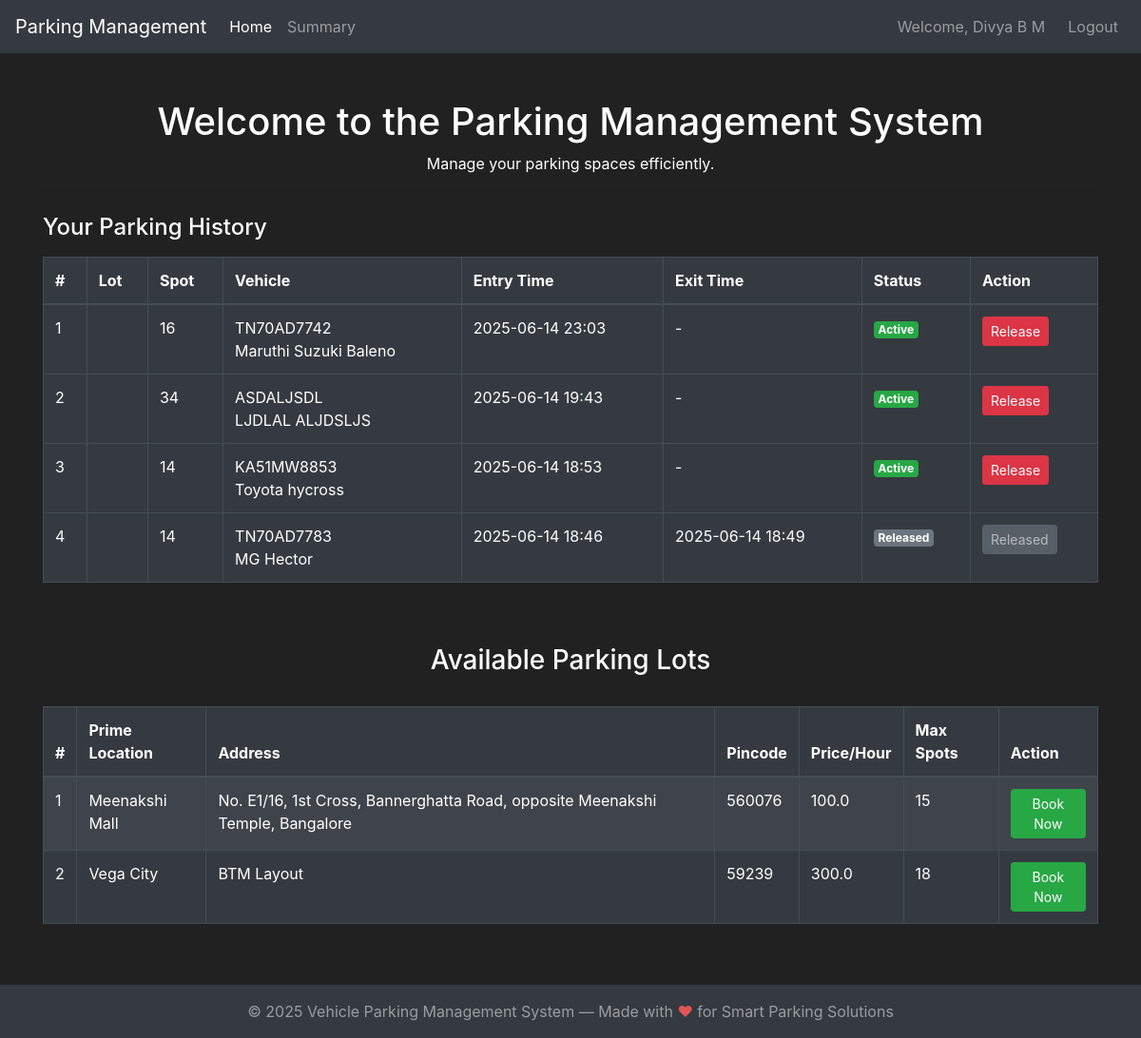
Page / (signed in) on the committed database.
### parkingManagement/modals.py (models this page shows, shortened)
class User(db.Model, UserMixin):
    id = db.Column(db.Integer(), primary_key=True)
    username = db.Column(db.String(length=30), nullable=False, unique=True)
    password_hash = db.Column(db.String(length=128), nullable=False)
    emailId = db.Column(db.String(length=50), nullable=False, unique=True)
    name = db.Column(db.String(length=50), nullable=False)
    address = db.Column(db.String(length=100), nullable=False)
    pincode = db.Column(db.String(length=10), nullable=False)
    @property
    def password(self):
        raise AttributeError('Password is not a readable attribute.')

class Booking(db.Model):
    id = db.Column(db.Integer(), primary_key=True)
    spot_id = db.Column(db.Integer(), db.ForeignKey('parking_spot.id'), nullable=False)
    user_id = db.Column(db.Integer(), db.ForeignKey('user.id'), nullable=False)
    entry_time = db.Column(db.DateTime(), nullable=False)
    exit_time = db.Column(db.DateTime(), nullable=True)
    vehicle_number = db.Column(db.String(length=20), nullable=False)
    vehicle_brand = db.Column(db.String(length=30), nullable=False)
    vehicle_model = db.Column(db.String(length=30), nullable=False)
    cost = db.Column(db.Float(), nullable=False)

class ParkingLot(db.Model):
    id = db.Column(db.Integer(), primary_key=True)
    prime_location = db.Column(db.String(length=100), nullable=False)
    address = db.Column(db.String(length=100), nullable=False)
    pincode = db.Column(db.String(length=10), nullable=False)
    price_per_hour = db.Column(db.Float(), nullable=False)
    max_spots = db.Column(db.Integer(), nullable=False)
    revenue_per_lot = db.Column(db.Float(), nullable=False)

### parkingManagement/controllers.py (the view)
@app.route('/')
def home_page():
    if not current_user.is_authenticated:
        return render_template('public_home.html', active_page='home')
    parking_lots = ParkingLot.query.all()
    booking_form = BookingForm()
    user_history = []
    allocated_spot = session.pop('allocated_spot', None)
    allocated_lot = session.pop('allocated_lot', None)
    if current_user.is_authenticated:
        user_history = Booking.query.filter_by(user_id=current_user.id).order_by(Booking.entry_time.desc()).all()
    return render_template('home.html', active_page='home', parking_lots=parking_lots, booking_form=booking_form, user_history=user_history, allocated_spot=allocated_spot, allocated_lot=allocated_lot)

### parkingManagement/modals.py (called while the page is built)
@login_manager.user_loader
def load_user(user_id):
    return User.query.get(int(user_id))

### parkingManagement/templates/home.html (shortened to what this page needs)
{% extends 'base.html' %}
{% block content %}
    <div class="container mt-5">
        <h1 class="text-center">Welcome to the Parking Management System</h1>
        <p class="text-center">Manage your parking spaces efficiently.</p>
        {% if user_history %}
        <hr>
        <h4 class="mt-4 mb-3">Your Parking History</h4>
        <div class="table-responsive mb-4">
            <table class="table table-dark table-bordered">
                <thead>
                    <tr>
                        <th>#</th>
                        <th>Lot</th>
                        <th>Spot</th>
                        <th>Vehicle</th>
                        <th>Entry Time</th>
                        <th>Exit Time</th>
                        <th>Status</th>
                        <th>Action</th>
                    </tr>
                </thead>
                <tbody>
                    {% for booking in user_history %}
                    <tr>
                        <td>{{ loop.index }}</td>
                        <td>{{ booking.spot_id and booking.spot.parking_lot_id and booking.spot.parking_lot.prime_location if booking.spot and booking.spot.parking_lot else '' }}</td>
                        <td>{{ booking.spot_id }}</td>
                        <td>{{ booking.vehicle_number }}<br>{{ booking.vehicle_brand }} {{ booking.vehicle_model }}</td>
                        <td>{{ booking.entry_time.strftime('%Y-%m-%d %H:%M') if booking.entry_time else '' }}</td>
                        <td>{{ booking.exit_time.strftime('%Y-%m-%d %H:%M') if booking.exit_time else '-' }}</td>
                        <td>
                            {% if booking.exit_time %}
                                <span class="badge badge-secondary">Released</span>
                            {% else %}
                                <span class="badge badge-success">Active</span>
                            {% endif %}
                        </td>
                        <td>
                            {% if not booking.exit_time %}
                            <button type="button" class="btn btn-danger btn-sm release-btn" data-booking-id="{{ booking.id }}">Release</button>
                            {% else %}
                                <button class="btn btn-secondary btn-sm" disabled>Released</button>
                            {% endif %}
                        </td>
                    </tr>
                    {% endfor %}
                </tbody>
            </table>
        </div>
        {% endif %}
        <hr>
        <h3 class="text-center mt-4 mb-3">Available Parking Lots</h3>
        <div class="table-responsive">
            <table class="table table-dark table-striped table-bordered mt-3">
                <thead>
                    <tr>
                        <th>#</th>
                        <th>Prime Location</th>
                        <th>Address</th>
                        <th>Pincode</th>
                        <th>Price/Hour</th>
                        <th>Max Spots</th>
                        <th>Action</th>
                    </tr>
                </thead>
                <tbody>
                    {% for lot in parking_lots %}
                    <tr>
                        <td>{{ loop.index }}</td>
                        <td>{{ lot.prime_location }}</td>
                        <td>{{ lot.address }}</td>
                        <td>{{ lot.pincode }}</td>
                        <td>{{ lot.price_per_hour }}</td>
                        <td>{{ lot.max_spots }}</td>
                        <td>
                            <button type="button" class="btn btn-success btn-sm book-now-button" data-toggle="modal" data-target="#bookModal" data-lot-id="{{ lot.id }}" data-lot-location="{{ lot.prime_location }}">Book Now</button>
                        </td>
                    </tr>
                    {% else %}
                    <tr>
                        <td colspan="7" class="text-center">No parking lots available.</td>
                    </tr>
                    {% endfor %}
                </tbody>
            </table>
        </div>
    </div>
{% endblock %}

### parkingManagement/templates/base.html (shortened to what this page needs)
<!DOCTYPE html>
<html lang="en">
<head>
        <link rel="stylesheet" href="https://cdn.jsdelivr.net/npm/bootstrap@4.5.3/dist/css/bootstrap.min.css">
</head>
<body>
    <nav class="navbar navbar-expand-md navbar-dark bg-dark">
        <a class="navbar-brand ps-4" href="{% if session.get('admin_logged_in') %}{{ url_for('admin_home_page') }}{% else %}{{ url_for('home_page') }}{% endif %}">Parking Management</a>
        <div class="collapse navbar-collapse" id="navbarNav">
            <ul class="navbar-nav mr-auto">
                <li class="nav-item {% if active_page == 'home' or active_page == 'admin_home' %}active{% endif %}">
                    <a class="nav-link" href="{% if session.get('admin_logged_in') %}{{ url_for('admin_home_page') }}{% else %}{{ url_for('home_page') }}{% endif %}">Home</a>
                </li>
                {% if session.get('admin_logged_in') %}
                <li class="nav-item {% if active_page == 'users' %}active{% endif %}">
                    <a class="nav-link" href="{{ url_for('admin_users_page') }}">User</a>
                </li>
                <li class="nav-item">
                    <a class="nav-link" href="#">Summary</a>
                </li>
                {% elif current_user.is_authenticated %}
                <li class="nav-item">
                    <a class="nav-link" href="#">Summary</a>
                </li>
                {% endif %}
            </ul>
            <ul class="navbar-nav ml-auto">
                {% if session.get('admin_logged_in') %}
                <li class="nav-item">
                    <span class="navbar-text mr-3">Welcome, Master</span>
                </li>
                <li class="nav-item">
                    <a class="nav-link" href="{{ url_for('logout_page') }}">Logout</a>
                </li>
                {% elif current_user.is_authenticated %}
                <li class="nav-item">
                    <span class="navbar-text mr-3">Welcome, {{ current_user.name }}</span>
                </li>
                <li class="nav-item">
                    <a class="nav-link" href="{{ url_for('logout_page') }}">Logout</a>
                </li>
                {% endif %}
            </ul>
        </div>
    </nav>
    {% block content %}
    {% endblock %}
    <footer class="footer mt-5 py-3 bg-dark text-white-50">
        <div class="container text-center">
            <span>&copy; 2025 Vehicle Parking Management System &mdash; Made with <span style="color: #e25555;">&#10084;</span> for Smart Parking Solutions</span>
        </div>
    </footer>
</body>
</html>

### parkingManagement/templates/base.html (style rules this page uses)
body { background-color: #212121; color: white; min-height: 100vh; display: flex; flex-direction: column; justify-content: space-between; }
.footer { margin-top: auto; }

### rows in the picture
User: name "Divya B M"
Booking: spot_id "16", vehicle_number "TN70AD7742", vehicle_brand "Maruthi Suzuki", vehicle_model "Baleno", entry_time "2025-06-14 23:03", exit_time "-", shows "Active"
Booking: spot_id "34", vehicle_number "ASDALJSDL", vehicle_brand "LJDLAL", vehicle_model "ALJDSLJS", entry_time "2025-06-14 19:43", exit_time "-", shows "Active"
Booking: spot_id "14", vehicle_number "KA51MW8853", vehicle_brand "Toyota", vehicle_model "hycross", entry_time "2025-06-14 18:53", exit_time "-", shows "Active"
Booking: spot_id "14", vehicle_number "TN70AD7783", vehicle_brand "MG", vehicle_model "Hector", entry_time "2025-06-14 18:46", exit_time "2025-06-14 18:49", shows "Released"
ParkingLot: prime_location "Meenakshi Mall", address "No. E1/16, 1st Cross, Bannerghatta Road, opposite Meenakshi Temple, Bangalore", pincode "560076", price_per_hour "100.0", max_spots "15"
ParkingLot: prime_location "Vega City", address "BTM Layout", pincode "59239", price_per_hour "300.0", max_spots "18"
